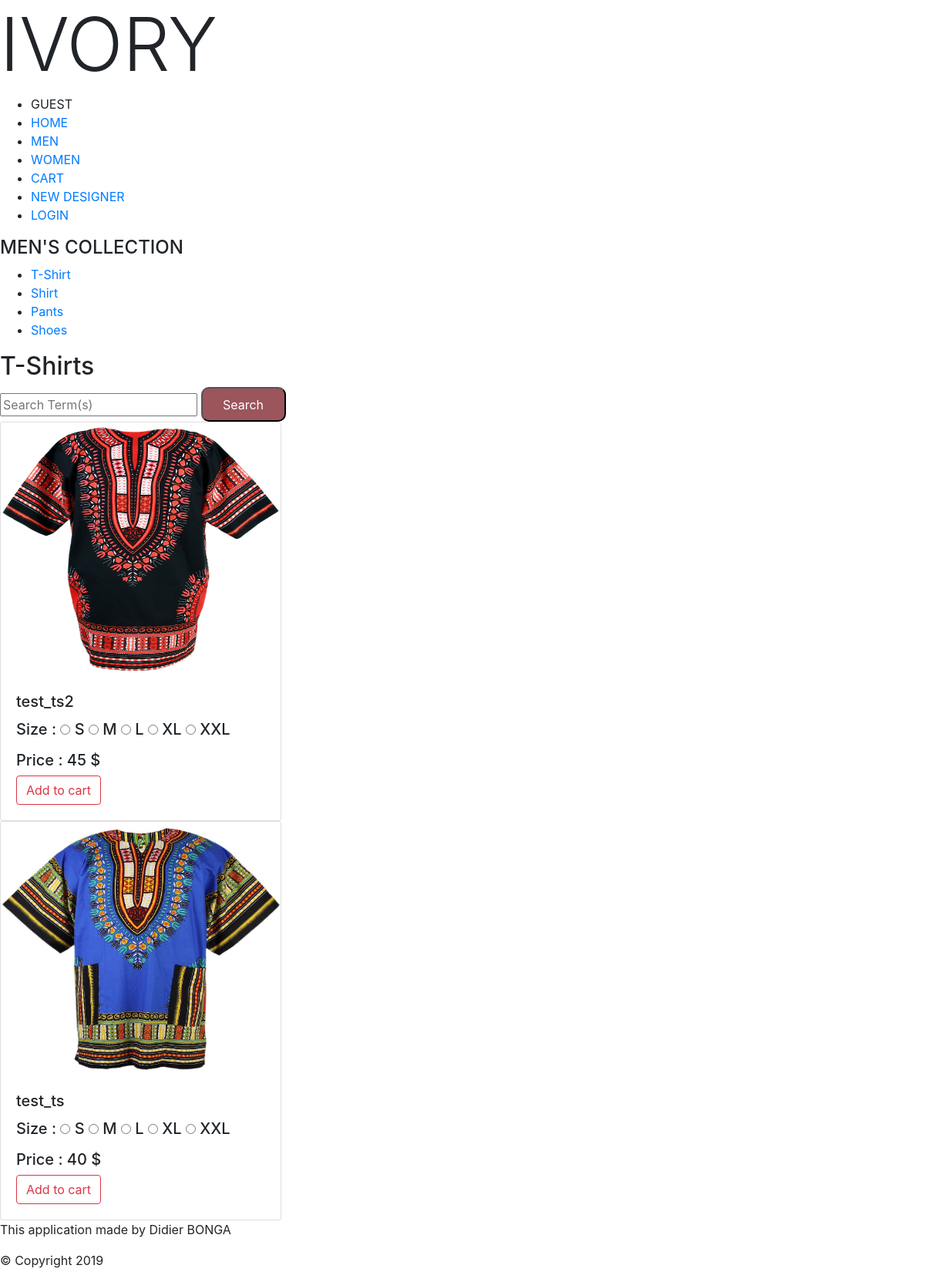
Before: /tshirtmen/ with the older database file.
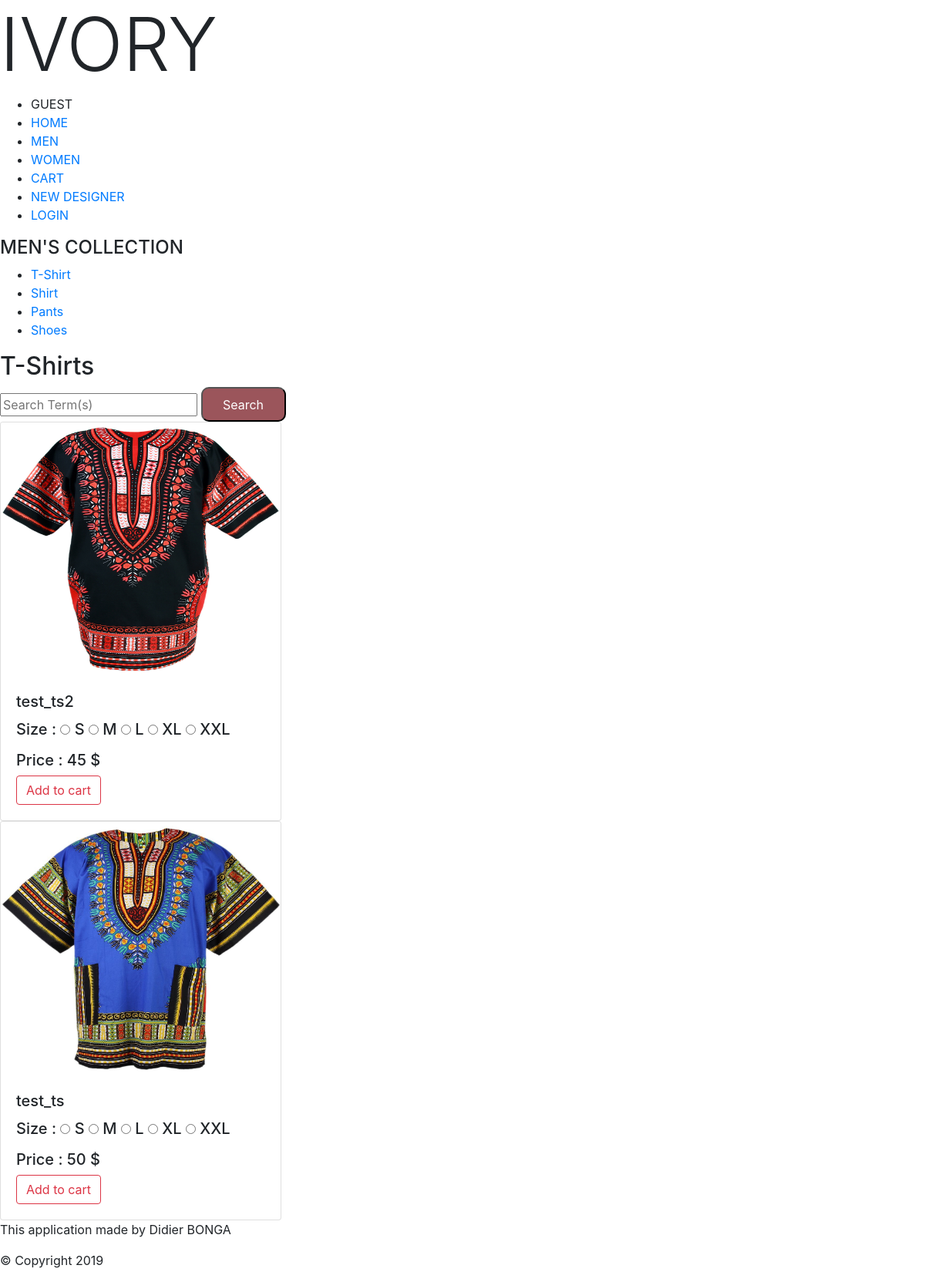
After: the same page with the newer database file.
### ivoryApp/models.py (models this page shows, shortened)
class Tshirt(models.Model):
    ts_title = models.CharField(max_length=200)
    ts_picture = models.ImageField(upload_to="media/images/", null=True, blank=True)
    ts_price = models.IntegerField(default=0)
    ts_ForeignKey = models.ForeignKey(UserLoginModel, on_delete=models.SET_NULL, null=True, blank=True)

### ivoryApp/views.py (the view)
# urls.py: path('tshirtmen/', views.tshirtmen, name='tshirtmen'),
def tshirtmen(request):
    form = MyForm()
    allTshirts = Tshirt.objects.all()
    return render(request, 'ivoryApp/item/tShirtMen.html', {'allTshirts': allTshirts, 'form': form})

### ivoryApp/forms.py
class MyForm(forms.Form):
    my_choice_field = forms.ChoiceField(choices=CUSTOMER_SIZE_ACCESSORY)
    ts_size = forms.ChoiceField(choices=CUSTOMER_SIZE)
    s_size = forms.ChoiceField(choices=CUSTOMER_SIZE)
    pant_size = forms.ChoiceField(choices=CUSTOMER_SIZE)
    sm_size = forms.ChoiceField(choices=CUSTOMER_SIZE_SHOES)
    dress_size = forms.ChoiceField(choices=CUSTOMER_SIZE)
    bj_size = forms.ChoiceField(choices=CUSTOMER_SIZE_ACCESSORY)
    sw_size = forms.ChoiceField(choices=CUSTOMER_SIZE_SHOES)

### ivoryApp/templates/ivoryApp/item/tShirtMen.html (shortened to what this page needs)
{% extends 'ivoryApp/men.html' %}
{% block content %}
<header>
    <h2>T-Shirts</h2>
    <form action="{% url 'search_ts' %}" method="post">
        <input type="text" name="mySearch" placeholder="Search Term(s)" aria-label="Search" >
        <button type="submit">Search</button>
    </form>
</header>
<aside>
    {% if allTshirts %}
    {% for eachTsh in allTshirts %}
    <div class="card" style="width: 22.8rem;">
        <img src="{{eachTsh.ts_picture.url}}" class="card-img-top" alt="image item">
        <div class="card-body">
            <h5 class="card-title">{{ eachTsh.ts_title }}</h5>
            <h5>
                Size :
                {% for choice in form.ts_size.field.choices %}
                <input type="radio" name="ts_size" value="{{choice.0}}"
                       />
                <label class="">{{choice.1}}</label>
                {% endfor %}
            </h5>
            <h5>Price : {{ eachTsh.ts_price }} $</h5>
            <a href="#" class="btn btn-outline-danger">Add to cart</a>
        </div>
    </div>
    {% endfor %}
    {% endif %}
</aside>
{% endblock %}

Changed rows visible on the page:
changed Tshirt "test_ts": ts_price "40" → "50"
